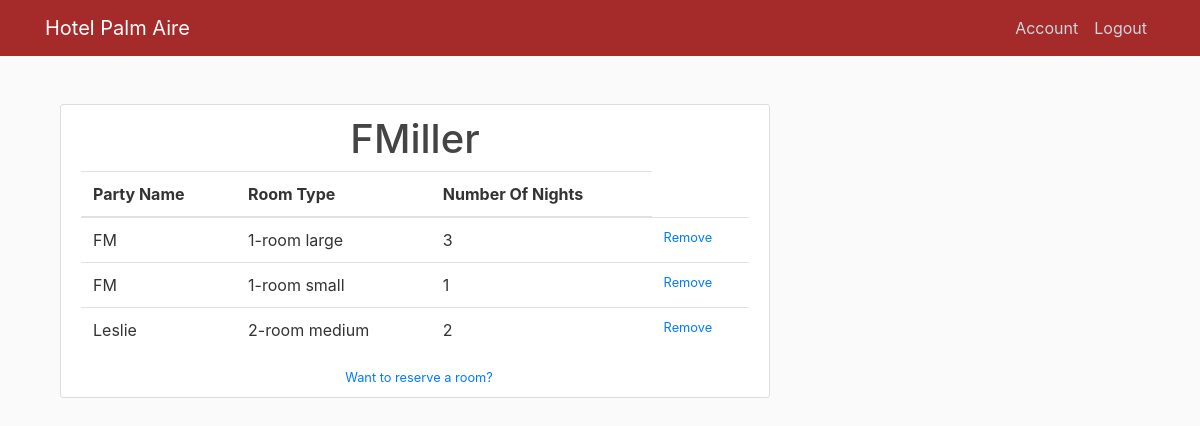
/client_view (signed in), run on the app's committed database.
### hotelmanagment/models.py (models this page shows, shortened)
class User(db.Model, UserMixin):
    id = db.Column(db.Integer, primary_key=True)
    username = db.Column(db.String(20), nullable = True)
    email = db.Column(db.String(120), unique=True, nullable=False)
    password = db.Column(db.String(60), nullable=False)
    posts = db.relationship('Booking', backref='author', lazy=True)

class Booking(db.Model, UserMixin):
    id = db.Column(db.Integer, primary_key=True)
    party_name = db.Column(db.String(20), nullable=False)
    number_of_nights = db.Column(db.Integer)
    room_type = db.Column(db.Integer)
    user_id = db.Column(db.Integer, db.ForeignKey('user.id'), nullable=False)

### hotelmanagment/routes.py (the view)
@app.route("/client_view")
@login_required
def client_view():
    bookings = Booking.query.filter_by(user_id = current_user.id)
    return render_template('client_view.html', title='Client View', bookings=bookings)

### hotelmanagment/models.py (called while the page is built)
@login_manager.user_loader
def load_user(user_id):
    return User.query.get(int(user_id))

### hotelmanagment/templates/client_view.html
﻿{% extends "layout.html" %}
{% block content %}
    <article class="content-section">
        <h1>{{ current_user.username }}</h1>
        <table class="table">
            <thead><tr><th>Party Name</th><th>Room Type</th><th>Number Of Nights</th></tr></thead>
            <tbody>
                {% for booking in bookings %}
                        <tr>
                            <td>{{ booking.party_name }}</td>
                            {% if booking.room_type == 1 %}
                                <td>1-room small</td>
                            {% else %}
                                {% if booking.room_type == 2 %}
                                    <td>1-room medium</td>
                                {% else %}
                                    {% if booking.room_type == 3 %}
                                        <td>1-room large</td>
                                    {% else %}
                                        {% if booking.room_type == 4 %}
                                             <td>2-room medium</td>
                                        {% else %}
                                            <td>2-room large</td>
                                        {% endif %}
                                    {% endif %}
                                {% endif %}
                            {% endif %}
                            <td>{{ booking.number_of_nights }}</td>
                            <td><a class= "small" href="">Remove</a></td>
                        </tr>
                {% endfor %}
            </tbody>
        </table>
        <a class="ml-2 small" href="{{ url_for('hotel_form') }}">Want to reserve a room?</a>
    </article>
{% endblock content %}

### hotelmanagment/static/main.css (style rules this page uses)
body { background: #fafafa; color: #333333; margin-top: 5rem; }
h1, h2, h3, h4, h5, h6 { color: #444444; }
.content-section { background: #ffffff; padding: 10px 20px; border: 1px solid #dddddd; border-radius: 3px; margin-bottom: 20px; text-align: center; }

### data on the page
User: username "FMiller"
Booking: party_name "FM", room_type "1-room large", number_of_nights "3"
Booking: party_name "FM", room_type "1-room small", number_of_nights "1"
Booking: party_name "Leslie", room_type "2-room medium", number_of_nights "2"
